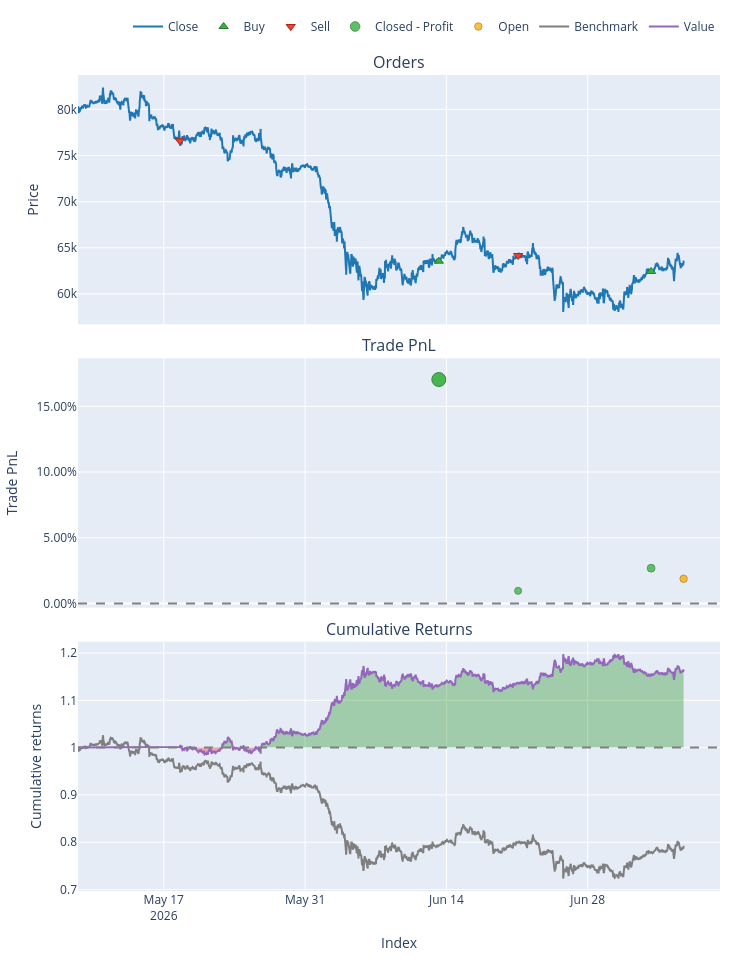

The notebook cell saved with this chart:
### Code cell
end_date = datetime.datetime.now()
start_date_15m = end_date - datetime.timedelta(days=60)

btc_price = vbt.YFData.download(
    'BTC-USD',
    missing_index = 'drop',
    start = start_date_15m,
    end = end_date,
    interval = "15m").get()

open_price = btc_price['Open']
high = btc_price['High']
low = btc_price['Low']
close = btc_price['Close']


EngulfingIndicator = vbt.IndicatorFactory(
    input_names = ['open_price', 'high', 'low', 'close'],
    param_names = ['reward_risk'],
    output_names = ['entry_flag', 'stop_loss','take_profit']
).from_apply_func(calculating_signal,
                  reward_risk = 1,
                  keep_pd=True
)

res = EngulfingIndicator.run(open_price, high, low, close,
    reward_risk=1)

pf = vbt.Portfolio.from_signals(
    close,
    entries = res.entry_flag==1,
    exits=None,
    short_entries = res.entry_flag==-1,
    short_exits=None,
    init_cash = 10000,
    size=0.1,
    sl_stop = res.stop_loss,
    tp_stop = res.take_profit,
)

print(pf.stats())
pf.plot().show()

### Figure 1 — Plotly figure (JSON) as saved in the notebook; plotly's stock layout.template omitted (floating-point values rounded to 4 significant figures; data arrays with more than 128 entries replaced by an {"elided": "..."} marker saying what was removed)
{"data": [{"legendgroup": "0", "line": {"color": "#1f77b4"}, "name": "Close", "showlegend": true, "type": "scatter", "uid": "2dd0139d-12c1-4c00-91b4-7375c89df767", "x": {"elided": "5761 str values"}, "xaxis": "x", "y": {"elided": "5761 float values"}, "yaxis": "y"}, {"customdata": [[1.0, 0.2, 0.0], [3.0, 0.2, 0.0]], "hovertemplate": "Order Id: %{customdata[0]}<br>Timestamp: %{x}<br>Price: %{y}<br>Size: %{customdata[1]:.6f}<br>Fees: %{customdata[2]:.6f}", "legendgroup": "1", "marker": {"color": "#37B13F", "line": {"color": "rgb(38,123,44)", "width": 1}, "size": 8, "symbol": "triangle-up"}, "mode": "markers", "name": "Buy", "type": "scatter", "uid": "8197ad8a-70ee-46d6-ab5d-0968b11630e9", "x": ["2026-06-13T06:00:00+00:00", "2026-07-04T06:45:00+00:00"], "xaxis": "x", "y": [63550.0, 62430.0], "yaxis": "y"}, {"customdata": [[0.0, 0.1, 0.0], [2.0, 0.2, 0.0]], "hovertemplate": "Order Id: %{customdata[0]}<br>Timestamp: %{x}<br>Price: %{y}<br>Size: %{customdata[1]:.6f}<br>Fees: %{customdata[2]:.6f}", "legendgroup": "2", "marker": {"color": "#EA4335", "line": {"color": "rgb(181,31,18)", "width": 1}, "size": 8, "symbol": "triangle-down"}, "mode": "markers", "name": "Sell", "type": "scatter", "uid": "ef70d802-3fb4-4930-ae90-23c348fc2aa0", "x": ["2026-05-18T14:15:00+00:00", "2026-06-21T02:30:00+00:00"], "xaxis": "x", "y": [76600.0, 64150.0], "yaxis": "y"}, {"customdata": [[0.0, 0.0, 1305.0, 0.1704], [1.0, 1.0, 60.87, 0.009579], [2.0, 2.0, 172.0, 0.02681]], "hovertemplate": "Exit Trade Id: %{customdata[0]}<br>Position Id: %{customdata[1]}<br>Exit Timestamp: %{x}<br>PnL: %{customdata[2]:.6f}<br>Return: %{customdata[3]:.2%}", "legendgroup": "3", "marker": {"color": "#37B13F", "line": {"color": "rgb(38,123,44)", "width": 1}, "opacity": [0.9, 0.75, 0.7661], "size": [14.0, 7.0, 7.75], "symbol": "circle"}, "mode": "markers", "name": "Closed - Profit", "type": "scatter", "uid": "9db42b26-5d9b-4d23-a6be-0cb69a806d6b", "x": ["2026-06-13T06:00:00+00:00", "2026-06-21T02:30:00+00:00", "2026-07-04T06:45:00+00:00"], "xaxis": "x2", "y": [0.1704, 0.009579, 0.02681], "yaxis": "y2"}, {"customdata": [[3.0, 3.0, 117.2, 0.01877]], "hovertemplate": "Exit Trade Id: %{customdata[0]}<br>Position Id: %{customdata[1]}<br>Exit Timestamp: %{x}<br>PnL: %{customdata[2]:.6f}<br>Return: %{customdata[3]:.2%}", "legendgroup": "4", "marker": {"color": "#FFAA00", "line": {"color": "rgb(178,118,0)", "width": 1}, "opacity": [0.7586], "size": [7.4], "symbol": "circle"}, "mode": "markers", "name": "Open", "type": "scatter", "uid": "0e8e076e-f726-4ebd-bff3-ecad722a9349", "x": ["2026-07-07T12:00:00+00:00"], "xaxis": "x2", "y": [0.01877], "yaxis": "y2"}, {"legendgroup": "5", "line": {"color": "#7f7f7f"}, "name": "Benchmark", "showlegend": true, "type": "scatter", "uid": "75c8e33f-3e67-46b5-ae4f-13538d24acaa", "x": {"elided": "5761 str values"}, "xaxis": "x3", "y": {"elided": "5761 float values"}, "yaxis": "y3"}, {"hoverinfo": "skip", "legendgroup": "6", "line": {"color": "rgba(0, 0, 0, 0)", "width": 0}, "opacity": 0, "showlegend": false, "type": "scatter", "uid": "9156e0d9-a3b8-452e-8814-5bf263bfae73", "x": {"elided": "5761 str values"}, "xaxis": "x3", "y": {"elided": "5761 int values"}, "yaxis": "y3"}, {"connectgaps": false, "fill": "tonexty", "fillcolor": "rgba(0, 128, 0, 0.3)", "hoverinfo": "skip", "legendgroup": "6", "line": {"color": "rgba(0, 0, 0, 0)", "width": 0}, "opacity": 0, "showlegend": false, "type": "scatter", "uid": "ca04deab-fc5c-4f5e-8fd4-9f7c342008df", "x": {"elided": "5761 str values"}, "xaxis": "x3", "y": {"elided": "5761 float values"}, "yaxis": "y3"}, {"hoverinfo": "skip", "legendgroup": "6", "line": {"color": "rgba(0, 0, 0, 0)", "width": 0}, "opacity": 0, "showlegend": false, "type": "scatter", "uid": "29fcba87-b685-4eb3-a910-81ede313a619", "x": {"elided": "5761 str values"}, "xaxis": "x3", "y": {"elided": "5761 int values"}, "yaxis": "y3"}, {"connectgaps": false, "fill": "tonexty", "fillcolor": "rgba(255, 0, 0, 0.3)", "hoverinfo": "skip", "legendgroup": "6", "line": {"color": "rgba(0, 0, 0, 0)", "width": 0}, "opacity": 0, "showlegend": false, "type": "scatter", "uid": "c3bc2b6b-ea0d-4c4a-a66d-e815b0e6f854", "x": {"elided": "5761 str values"}, "xaxis": "x3", "y": {"elided": "5761 float values"}, "yaxis": "y3"}, {"legendgroup": "7", "line": {"color": "#9467bd"}, "name": "Value", "showlegend": true, "type": "scatter", "uid": "71626b2b-1f2c-4dc9-b466-9465b710193b", "x": {"elided": "5761 str values"}, "xaxis": "x3", "y": {"elided": "5761 float values"}, "yaxis": "y3"}, {"hoverinfo": "skip", "legendgroup": "6", "line": {"color": "rgba(0, 0, 0, 0)", "width": 0}, "opacity": 0, "showlegend": false, "type": "scatter", "uid": "63f28aad-1598-4d21-a75d-01d1a06f2e47", "x": {"elided": "5761 str values"}, "xaxis": "x3", "y": {"elided": "5761 int values"}, "yaxis": "y3"}], "layout": {"annotations": [{"font": {"size": 16}, "showarrow": false, "text": "Orders", "x": 0.5, "xanchor": "center", "xref": "paper", "y": 1, "yanchor": "bottom", "yref": "paper"}, {"font": {"size": 16}, "showarrow": false, "text": "Trade PnL", "x": 0.5, "xanchor": "center", "xref": "paper", "y": 0.6528, "yanchor": "bottom", "yref": "paper"}, {"font": {"size": 16}, "showarrow": false, "text": "Cumulative Returns", "x": 0.5, "xanchor": "center", "xref": "paper", "y": 0.3056, "yanchor": "bottom", "yref": "paper"}], "height": 960, "legend": {"orientation": "h", "traceorder": "normal", "x": 1, "xanchor": "right", "y": 1.042, "yanchor": "bottom"}, "margin": {"b": 30, "l": 30, "r": 30, "t": 30}, "shapes": [{"line": {"color": "gray", "dash": "dash"}, "type": "line", "x0": 0, "x1": 1, "xref": "paper", "y0": 0, "y1": 0, "yref": "y2"}, {"line": {"color": "gray", "dash": "dash"}, "type": "line", "x0": 0, "x1": 1, "xref": "paper", "y0": 1, "y1": 1, "yref": "y3"}], "showlegend": true, "width": 750, "xaxis": {"anchor": "y", "domain": [0, 1], "matches": "x3", "showticklabels": false}, "xaxis2": {"anchor": "y2", "domain": [0, 1], "matches": "x3", "showticklabels": false}, "xaxis3": {"anchor": "y3", "domain": [0, 1], "title": {"text": "Index"}}, "yaxis": {"anchor": "x", "domain": [0.6944, 1], "title": {"text": "Price"}}, "yaxis2": {"anchor": "x2", "domain": [0.3472, 0.6528], "tickformat": ".2%", "title": {"text": "Trade PnL"}}, "yaxis3": {"anchor": "x3", "domain": [0, 0.3056], "title": {"text": "Cumulative returns"}}}}
